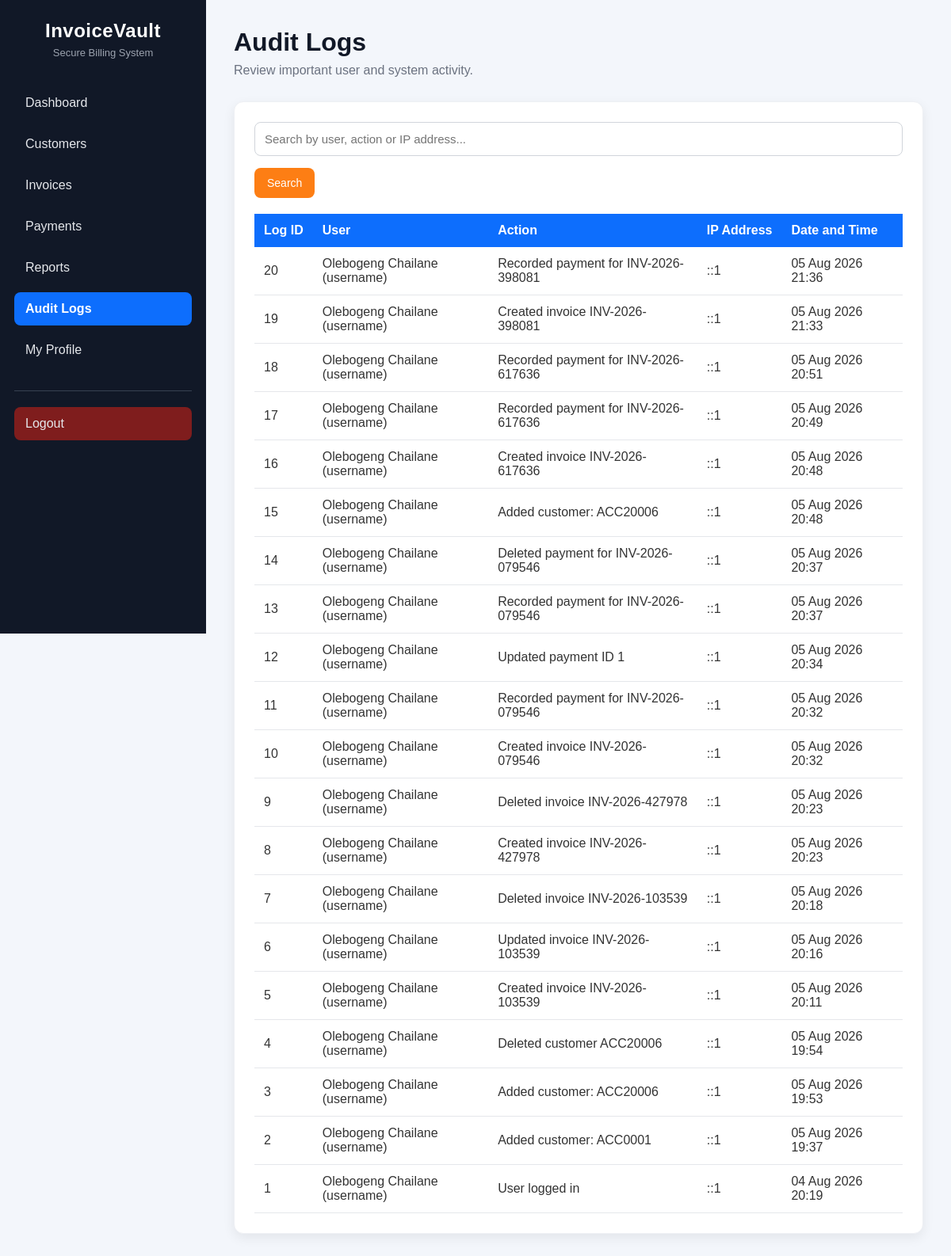
/audit_logs.php (signed in), run on the app's committed database.
### tables this page shows
CREATE TABLE `audit_logs` (
  `log_id` int(11) NOT NULL,
  `user_id` int(11) NOT NULL,
  `action` varchar(255) NOT NULL,
  `ip_address` varchar(45) DEFAULT NULL,
  `log_time` timestamp NOT NULL DEFAULT current_timestamp()
);

CREATE TABLE `users` (
  `user_id` int(11) NOT NULL,
  `full_name` varchar(100) NOT NULL,
  `username` varchar(50) NOT NULL,
  `email` varchar(100) NOT NULL,
  `password` varchar(255) NOT NULL,
  `role` enum('Admin','Finance Officer','Auditor') DEFAULT 'Finance Officer',
  `account_status` enum('Active','Inactive','Locked') DEFAULT 'Active',
  `failed_attempts` int(11) DEFAULT 0,
  `last_login` timestamp NULL DEFAULT NULL,
  `created_at` timestamp NOT NULL DEFAULT current_timestamp()
);

### audit_logs.php (the view, shortened to what this page needs)
<?php
include 'config/db.php';
$search = "";
if (isset($_GET['search'])) {
    $search = trim($_GET['search']);
    $like = "%" . $search . "%";
    $stmt = $conn->prepare("
        SELECT
            audit_logs.log_id,
            audit_logs.action,
            audit_logs.ip_address,
            audit_logs.log_time,
            users.username,
            users.full_name
        FROM audit_logs
        INNER JOIN users
            ON audit_logs.user_id = users.user_id
        WHERE
            audit_logs.action LIKE ?
            OR users.username LIKE ?
            OR users.full_name LIKE ?
            OR audit_logs.ip_address LIKE ?
        ORDER BY audit_logs.log_time DESC
    ");
    $stmt->bind_param(
        "ssss",
        $like,
        $like,
        $like,
        $like
    );
    $stmt->execute();
    $result = $stmt->get_result();
} else {
    $result = $conn->query("
        SELECT
            audit_logs.log_id,
            audit_logs.action,
            audit_logs.ip_address,
            audit_logs.log_time,
            users.username,
            users.full_name
        FROM audit_logs
        INNER JOIN users
            ON audit_logs.user_id = users.user_id
        ORDER BY audit_logs.log_time DESC
    ");
}
?>
<!DOCTYPE html>
<html lang="en">
<head>
    <link
        rel="stylesheet"
        href="assets/css/style.css"
    >
</head>
<body>
<div class="dashboard-container">
    <?php include 'includes/sidebar.php'; ?>
    <div class="main-content">
        <div class="header">
            <h1>Audit Logs</h1>
            <p>Review important user and system activity.</p>
        </div>
        <div class="table-section">
            <form method="GET">
                <input
                    type="text"
                    name="search"
                    placeholder="Search by user, action or IP address..."
                    value="<?php echo htmlspecialchars($search); ?>"
                >
                <button
                    type="submit"
                    class="btn-warning"
                >
                    Search
                </button>
            </form>
            <table>
                <thead>
                    <tr>
                        <th>Log ID</th>
                        <th>User</th>
                        <th>Action</th>
                        <th>IP Address</th>
                        <th>Date and Time</th>
                    </tr>
                </thead>
                <tbody>
                <?php if ($result && $result->num_rows > 0) { ?>
                    <?php while ($row = $result->fetch_assoc()) { ?>
                        <tr>
                            <td>
                                <?php echo $row['log_id']; ?>
                            </td>
                            <td>
                                <?php
                                echo htmlspecialchars(
                                    $row['full_name'] . " (" . $row['username'] . ")"
                                );
                                ?>
                            </td>
                            <td>
                                <?php echo htmlspecialchars($row['action']); ?>
                            </td>
                            <td>
                                <?php echo htmlspecialchars($row['ip_address']); ?>
                            </td>
                            <td>
                                <?php
                                echo date(
                                    "d M Y H:i",
                                    strtotime($row['log_time'])
                                );
                                ?>
                            </td>
                        </tr>
                    <?php } ?>
                <?php } ?>
                </tbody>
            </table>
        </div>
    </div>
</div>
</body>
</html>

### assets/css/style.css (style rules this page uses)
* { margin:0; padding:0; box-sizing:border-box; font-family:Arial, Helvetica, sans-serif; }
body { background:#f3f6fb; color:#333; }
input, select { width:100%; padding:12px; margin-bottom:15px; border:1px solid #d1d5db; border-radius:8px; font-size:15px; background:#fff; }
button { padding:11px 16px; border:none; border-radius:8px; background:#0d6efd; color:#fff; cursor:pointer; font-size:14px; transition:.2s ease; width:auto; }
.btn-warning { background:#fd7e14; }
.dashboard-container { display:flex; min-height:100vh; }
.main-content { flex:1; padding:35px; overflow-x:auto; }
.header { margin-bottom:30px; }
.header h1 { margin-bottom:8px; color:#111827; }
.header p { color:#6b7280; }
.table-section { margin-top:30px; background:white; padding:25px; border-radius:12px; box-shadow:0 5px 15px rgba(0,0,0,.07); border:1px solid #eef0f4; }
table { width:100%; border-collapse:collapse; margin-top:20px; }
table th { background:#0d6efd; color:white; padding:12px; text-align:left; white-space:nowrap; }
table td { padding:12px; border-bottom:1px solid #e5e7eb; vertical-align:middle; }

### data on the page
audit_logs: log_id "20", user.username "Olebogeng Chailane (username)", action "Recorded payment for INV-2026-398081", ip_address "::1", log_time "05 Aug 2026 21:36"
audit_logs: log_id "19", user.username "Olebogeng Chailane (username)", action "Created invoice INV-2026-398081", ip_address "::1", log_time "05 Aug 2026 21:33"
audit_logs: log_id "18", user.username "Olebogeng Chailane (username)", action "Recorded payment for INV-2026-617636", ip_address "::1", log_time "05 Aug 2026 20:51"
audit_logs: log_id "17", user.username "Olebogeng Chailane (username)", action "Recorded payment for INV-2026-617636", ip_address "::1", log_time "05 Aug 2026 20:49"
audit_logs: log_id "16", user.username "Olebogeng Chailane (username)", action "Created invoice INV-2026-617636", ip_address "::1", log_time "05 Aug 2026 20:48"
audit_logs: log_id "15", user.username "Olebogeng Chailane (username)", action "Added customer: ACC20006", ip_address "::1", log_time "05 Aug 2026 20:48"
audit_logs: log_id "14", user.username "Olebogeng Chailane (username)", action "Deleted payment for INV-2026-079546", ip_address "::1", log_time "05 Aug 2026 20:37"
audit_logs: log_id "13", user.username "Olebogeng Chailane (username)", action "Recorded payment for INV-2026-079546", ip_address "::1", log_time "05 Aug 2026 20:37"
audit_logs: log_id "12", user.username "Olebogeng Chailane (username)", action "Updated payment ID 1", ip_address "::1", log_time "05 Aug 2026 20:34"
audit_logs: log_id "11", user.username "Olebogeng Chailane (username)", action "Recorded payment for INV-2026-079546", ip_address "::1", log_time "05 Aug 2026 20:32"
audit_logs: log_id "10", user.username "Olebogeng Chailane (username)", action "Created invoice INV-2026-079546", ip_address "::1", log_time "05 Aug 2026 20:32"
audit_logs: log_id "9", user.username "Olebogeng Chailane (username)", action "Deleted invoice INV-2026-427978", ip_address "::1", log_time "05 Aug 2026 20:23"
audit_logs: log_id "8", user.username "Olebogeng Chailane (username)", action "Created invoice INV-2026-427978", ip_address "::1", log_time "05 Aug 2026 20:23"
audit_logs: log_id "7", user.username "Olebogeng Chailane (username)", action "Deleted invoice INV-2026-103539", ip_address "::1", log_time "05 Aug 2026 20:18"
audit_logs: log_id "6", user.username "Olebogeng Chailane (username)", action "Updated invoice INV-2026-103539", ip_address "::1", log_time "05 Aug 2026 20:16"
audit_logs: log_id "5", user.username "Olebogeng Chailane (username)", action "Created invoice INV-2026-103539", ip_address "::1", log_time "05 Aug 2026 20:11"
audit_logs: log_id "4", user.username "Olebogeng Chailane (username)", action "Deleted customer ACC20006", ip_address "::1", log_time "05 Aug 2026 19:54"
audit_logs: log_id "3", user.username "Olebogeng Chailane (username)", action "Added customer: ACC20006", ip_address "::1", log_time "05 Aug 2026 19:53"
audit_logs: log_id "2", user.username "Olebogeng Chailane (username)", action "Added customer: ACC0001", ip_address "::1", log_time "05 Aug 2026 19:37"
audit_logs: log_id "1", user.username "Olebogeng Chailane (username)", action "User logged in", ip_address "::1", log_time "04 Aug 2026 20:19"
